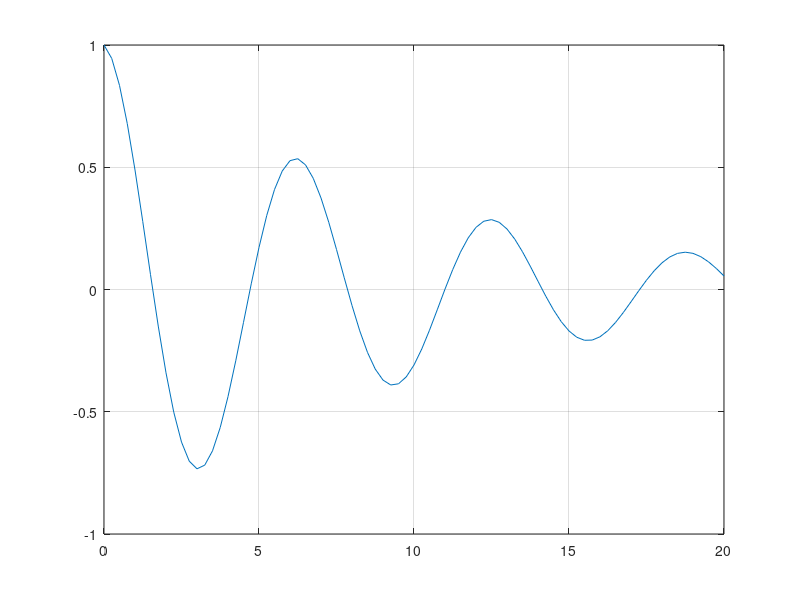
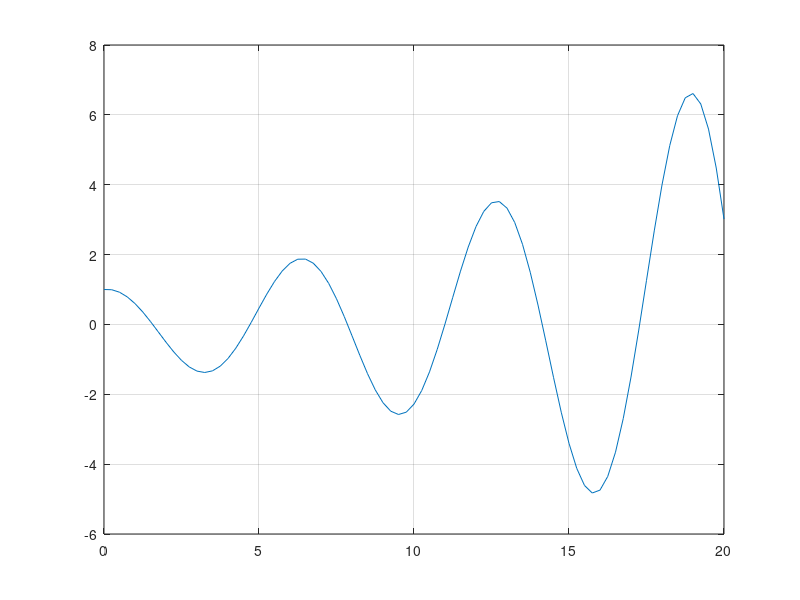

Write the MATLAB code that produced these figures, in order.
ts = 0.25; #periodo
t = 0:ts:20;
xt = cos(t).*exp(-0.1*(t));  #funcao
xi = cos(t).*exp(-0.1*((-1)*t));  #transformacao
plot(t,xt), grid on;
figure;
plot(t,xi), grid on;